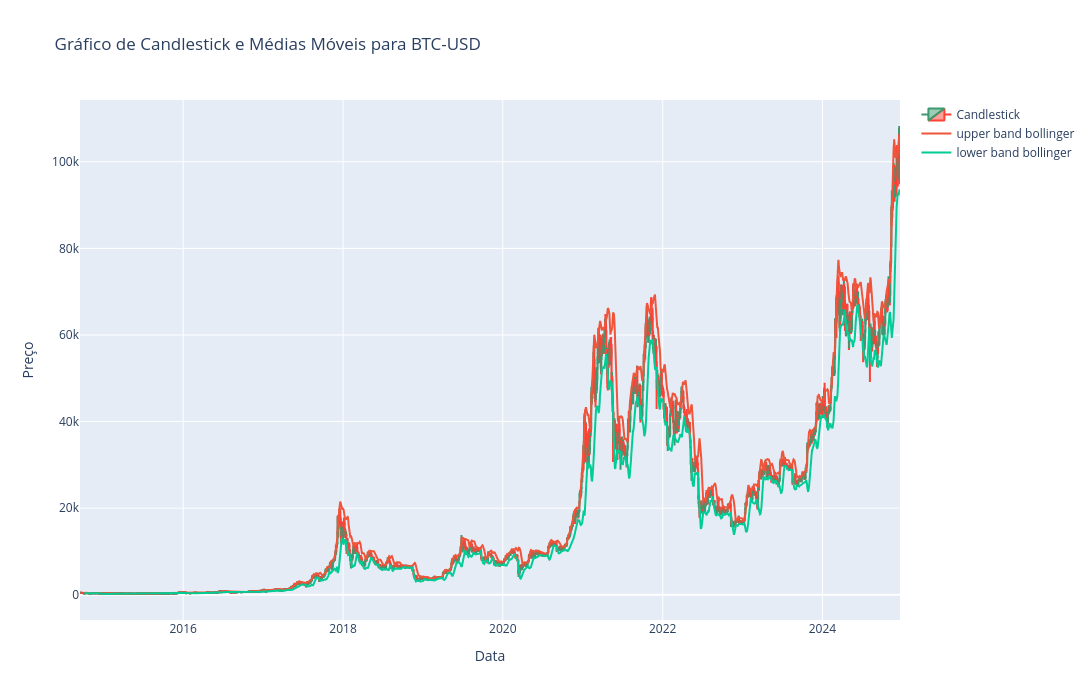

The notebook cell this image was saved under:
### Code cell
# Cria um gráfico de candlestick usando o Plotly
fig = go.Figure(data=[go.Candlestick(x=df.index,
                open=df['Open'],
                high=df['High'],
                low=df['Low'],
                close=df['Close'],
                name='Candlestick')])

# Adiciona as médias móveis ao gráfico
fig.add_trace(go.Scatter(x=df.index, y=df['upper_band_bollinger'], mode='lines', name='upper band bollinger'))
fig.add_trace(go.Scatter(x=df.index, y=df['lower_band_bollinger'], mode='lines', name='lower band bollinger'))


# Configura o layout do gráfico
fig.update_layout(
    width=1500,
    height=700,
    title=f"Gráfico de Candlestick e Médias Móveis para {ticker}",
    xaxis_title="Data",
    yaxis_title="Preço",
    showlegend=True
)
fig.update_layout(xaxis_rangeslider_visible=False)

# Exibe o gráfico
fig.show()

### Figure 1 — Plotly figure (JSON) as saved in the notebook; plotly's stock layout.template omitted (floating-point values rounded to 4 significant figures; data arrays with more than 128 entries replaced by an {"elided": "..."} marker saying what was removed)
{"data": [{"close": {"elided": "3748 float values"}, "high": {"elided": "3748 float values"}, "low": {"elided": "3748 float values"}, "name": "Candlestick", "open": {"elided": "3748 float values"}, "type": "candlestick", "x": {"elided": "3748 str values"}}, {"mode": "lines", "name": "upper band bollinger", "type": "scatter", "x": {"elided": "3748 str values"}, "y": {"elided": "3748 float values"}}, {"mode": "lines", "name": "lower band bollinger", "type": "scatter", "x": {"elided": "3748 str values"}, "y": {"elided": "3748 float values"}}], "layout": {"height": 700, "showlegend": true, "title": {"text": "Gráfico de Candlestick e Médias Móveis para BTC-USD"}, "width": 1500, "xaxis": {"rangeslider": {"visible": false}, "title": {"text": "Data"}}, "yaxis": {"title": {"text": "Preço"}}}}
